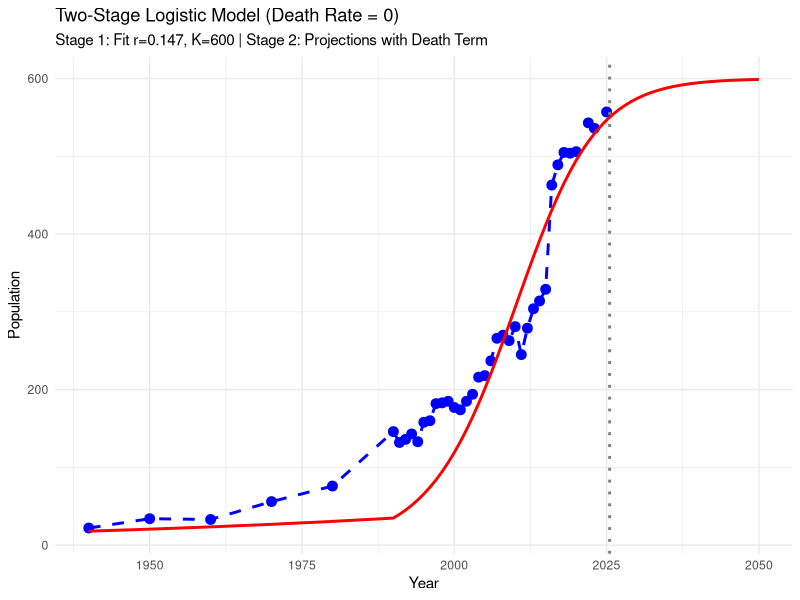

Generate this figure with R:
## ---- chunk 1
#########################################
# Two-Stage Discrete Logistic Growth Model in R
# Stage 1: Fit r and K without death term
# Stage 2: Project forward with user-specified death rate
#########################################

# ---- 1. Load libraries ----
library(tidyverse)

# ---- 2. User Inputs ----
inputs <- list(
  P0 = 18,
  r_guess = 0.5,
  K_guess = 4000,
  r_min = 0,
  r_max = 1,
  K_min = 600,
  K_max = 5000,
  extend_years = 25,
  death_rate = 0   # Change this value to test different scenarios
)

# ---- 3. Import Data ----
data <- read.csv("whooping_crane_population_for_R.csv")
colnames(data) <- c("Year", "P_obs")

# ---- 4. Logistic Model Functions ----
logistic_model <- function(params, years, P0) {
  r <- params[1]; K <- params[2]
  P <- numeric(length(years)); P[1] <- P0
  for (i in 2:length(years)) {
    P[i] <- P[i-1] + r * P[i-1] * (1 - P[i-1] / K)
  }
  return(P)
}

sse_fn <- function(par, years, P_obs, P0) {
  P_pred <- logistic_model(par, years, P0)
  sum((P_obs - P_pred)^2, na.rm = TRUE)
}

logistic_model_with_death <- function(r, K, d, years, P0, transition_year = NULL) {
  P <- numeric(length(years)); P[1] <- P0
  for (i in 2:length(years)) {
    if (!is.null(transition_year) && years[i] <= transition_year) {
      P[i] <- P[i-1] + r * P[i-1] * (1 - P[i-1] / K)
    } else {
      P[i] <- P[i-1] + r * P[i-1] * (1 - P[i-1] / K) - d
    }
    P[i] <- max(P[i], 0)
  }
  return(P)
}

# ---- 5. Fit Parameters ----
fit_opt <- optim(
  par   = c(inputs$r_guess, inputs$K_guess),
  fn    = function(par) sse_fn(par, data$Year, data$P_obs, inputs$P0),
  method= "L-BFGS-B",
  lower = c(inputs$r_min, inputs$K_min),
  upper = c(inputs$r_max, inputs$K_max),
  control = list(maxit = 2000)
)

r_est <- fit_opt$par[1]
K_est <- fit_opt$par[2]

cat("Fitted r =", round(r_est, 4), "\n")
cat("Fitted K =", round(K_est, 2), "\n")

# ---- 6. Projections ----
last_year <- max(data$Year)
future_years <- (last_year+1):(last_year + inputs$extend_years)
all_years <- c(data$Year, future_years)

extended_P <- logistic_model_with_death(
  r = r_est, K = K_est, d = inputs$death_rate,
  years = all_years, P0 = inputs$P0, transition_year = last_year
)

# ---- 7. Results Table ----
yearly_results <- tibble(
  Year = as.character(all_years),
  P_obs = c(data$P_obs, rep(NA, length(future_years))),
  P_model = extended_P,
  Death_Applied = c(rep("No", length(data$Year)), rep("Yes", length(future_years))),
  Squared_Error = c((data$P_obs - extended_P[1:length(data$Year)])^2, rep(NA, length(future_years))),
  r_fixed = r_est, K_fixed = K_est, death_rate = inputs$death_rate
)

knitr::kable(head(yearly_results, 10), caption="Sample of Model Results")
## ---- chunk 2
transition_line_data <- data.frame(x = as.numeric(as.character(last_year)) + 0.5)

ggplot(yearly_results, aes(x = as.numeric(Year))) +
  geom_point(aes(y = P_obs), color = "blue", size = 3, na.rm = TRUE) +
  geom_line(aes(y = P_obs), color = "blue", linetype = "dashed", linewidth = 1, na.rm = TRUE) +
  geom_line(aes(y = P_model), color = "red", linewidth = 1) +
  geom_vline(data = transition_line_data, aes(xintercept = x), 
             linetype = "dotted", color = "gray50", linewidth = 1) +
  labs(
    title = paste0("Two-Stage Logistic Model (Death Rate = ", inputs$death_rate, ")"),
    subtitle = paste0("Stage 1: Fit r=", round(r_est,3), ", K=", round(K_est,0),
                      " | Stage 2: Projections with Death Term"),
    x = "Year", y = "Population"
  ) +
  theme_minimal()
